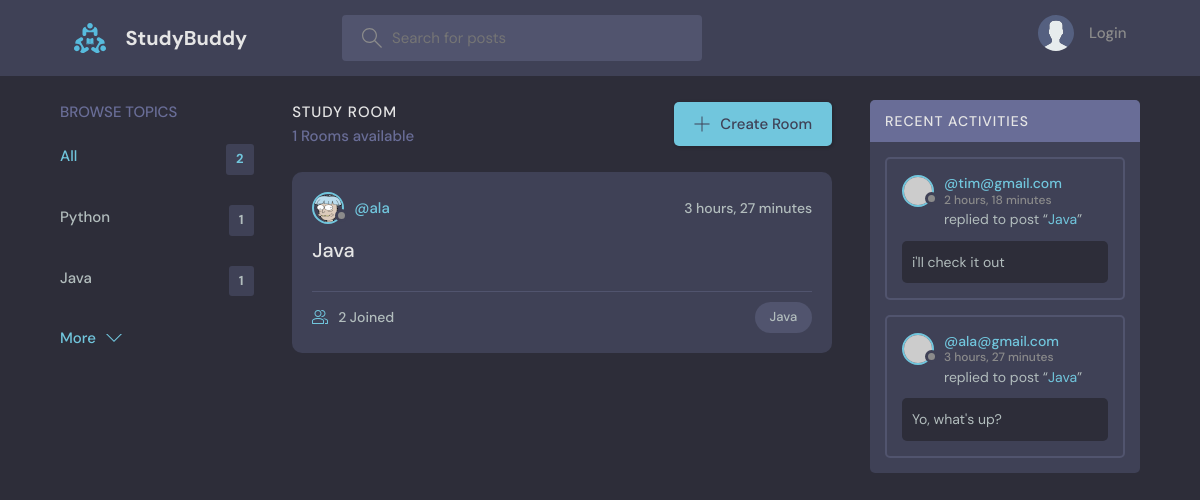
Screenshot of /?q=Java with the database file from the repository.
### base/models.py (models this page shows, shortened)
class Topic(models.Model):
    name = models.CharField(max_length=200)

class Room(models.Model):
    host = models.ForeignKey(User, on_delete=models.SET_NULL, null=True)
    topic = models.ForeignKey(Topic, on_delete=models.SET_NULL, null=True)
    name = models.CharField(max_length=200)
    description = models.TextField(null=True, blank=True)
    participants = models.ManyToManyField(User, related_name='participants', blank=True)
    updated = models.DateTimeField(auto_now=True)
    created = models.DateTimeField(auto_now_add=True)
    class Meta:
        ordering = ['-updated', '-created']
    def __str__(self):
        return self.name

class User(AbstractUser):
    name = models.CharField(max_length=200, null=True)
    email = models.EmailField(unique=True, null=True)
    bio = models.TextField(null=True)
    avatar = models.ImageField(null=True, default="avatar.svg")
    USERNAME_FIELD = 'email'
    REQUIRED_FIELDS = []

class Message(models.Model):
    user = models.ForeignKey(User, on_delete=models.CASCADE)
    room = models.ForeignKey(Room, on_delete=models.CASCADE)
    body = models.TextField()
    updated = models.DateTimeField(auto_now=True)
    created = models.DateTimeField(auto_now_add=True)
    class Meta:
        ordering = ['-updated', '-created']

### base/views.py (the view)
# urls.py: path('', views.home, name='home'),
def home(request):
    q = request.GET.get('q') if request.GET.get('q') is not None else ''
    rooms = Room.objects.filter(
        Q(topic__name__icontains=q) |
        Q(name__icontains=q) |
        Q(description__icontains=q))
    topics = Topic.objects.all()[:5]
    room_count = rooms.count()
    room_messages = Message.objects.filter(Q(room__topic__name__icontains=q))
    context = {'rooms': rooms, 'topics': topics, 'room_count': room_count, 'room_messages': room_messages}
    return render(request, 'base/home.html', context)

### base/templates/base/home.html (shortened to what this page needs)
{% extends 'main.html' %}
{% block content %}
    <main class="layout layout--3">
      <div class="container">
                  {% include 'base/topics_component.html' %}
        <div class="roomList">
          <div class="roomList__header">
            <div>
              <h2>Study Room</h2>
              <p>{{ rooms.count}} Rooms available</p>
            </div>
            <a class="btn btn--main" href="{% url 'create-room' %}">
              <svg version="1.1" xmlns="http://www.w3.org/2000/svg" width="32" height="32" viewBox="0 0 32 32">
                <title>add</title>
                <path
                  d="M16.943 0.943h-1.885v14.115h-14.115v1.885h14.115v14.115h1.885v-14.115h14.115v-1.885h-14.115v-14.115z"
                ></path>
              </svg>
              Create Room
            </a>
          </div>
        {% include 'base/feed_component.html' %}
        </div>
          {% include 'base/activity_component.html' %}
      </div>
    </main>
 {% endblock content %}

### base/templates/base/topics_component.html
        <div class="topics">
          <div class="topics__header">
            <h2>Browse Topics</h2>
          </div>
          <ul class="topics__list">
            <li>
              <a href="{% url 'home' %}" class="active">All <span>{{ topics.count }}</span></a>
            </li>
              {% for topic in topics %}
            <li>
              <a href="{% url 'home' %}?q={{ topic.name }}">{{ topic.name }} <span>{{ topic.room_set.all.count }}</span></a>
            </li>
              {% endfor %}
          </ul>
          <a class="btn btn--link" href="{% url 'topics' %}">
            More
            <svg version="1.1" xmlns="http://www.w3.org/2000/svg" width="32" height="32" viewBox="0 0 32 32">
              <title>chevron-down</title>
              <path d="M16 21l-13-13h-3l16 16 16-16h-3l-13 13z"></path>
            </svg>
          </a>
        </div>

### base/templates/base/feed_component.html (shortened to what this page needs)
{% for room in rooms%}
<div class="roomListRoom">
            <div class="roomListRoom__header">
              <a href="{% url 'user-profile' room.host.id %}" class="roomListRoom__author">
                <div class="avatar avatar--small">
                  <img src="{{ room.host.avatar.url }}" />
                </div>
                <span>@{{ room.host.username }}</span>
              </a>
              <div class="roomListRoom__actions">
                <span>{{ room.created|timesince}}</span>
              </div>
            </div>
            <div class="roomListRoom__content">
              <a href="{% url 'room' room.id %}">{{ room.name}}</a>
            </div>
            <div class="roomListRoom__meta">
              <a href="{% url 'room' room.id %}" class="roomListRoom__joined">
                  {{ room.participants.all.count }} Joined
              </a>
              <p class="roomListRoom__topic">{{ room.topic.name }}</p>
            </div>
          </div>
{% endfor %}

### base/templates/base/activity_component.html (shortened to what this page needs)
 <div class="activities">
          <div class="activities__header">
            <h2>Recent Activities</h2>
          </div>
    {% for message in room_messages %}
          <div class="activities__box">
            <div class="activities__boxHeader roomListRoom__header">
              <a href="{% url 'user-profile' message.user.id %}" class="roomListRoom__author">
                <div class="avatar avatar--small">
                  <img src="https://randomuser.me/api/portraits/women/11.jpg" />
                </div>
                <p>
                  @{{ message.user }}
                  <span>{{ message.created|timesince }}</span>
                </p>
              </a>
            </div>
            <div class="activities__boxContent">
              <p>replied to post “<a href="{% url 'room' message.room.id %}">{{ message.room }}</a>”</p>
              <div class="activities__boxRoomContent">
                {{ message.body }}
                  </div>
            </div>
          </div>
    {% endfor %}
</div>

### rows the page displays
Topic: name "Python", room_set.all.count "1"
Topic: name "Java", room_set.all.count "1"
Room: host.avatar (picture), host.username "ala", created "3 hours, 27 minutes", name "Java", participants.all.count "2", topic.name "Java"
Message: user "tim@gmail.com", created "2 hours, 18 minutes", room "Java", body "i'll check it out"
Message: user "ala@gmail.com", created "3 hours, 27 minutes", room "Java", body "Yo, what's up?"

### other values shown
{{ topics.count }} "2"
{{ rooms.count }} "1"
